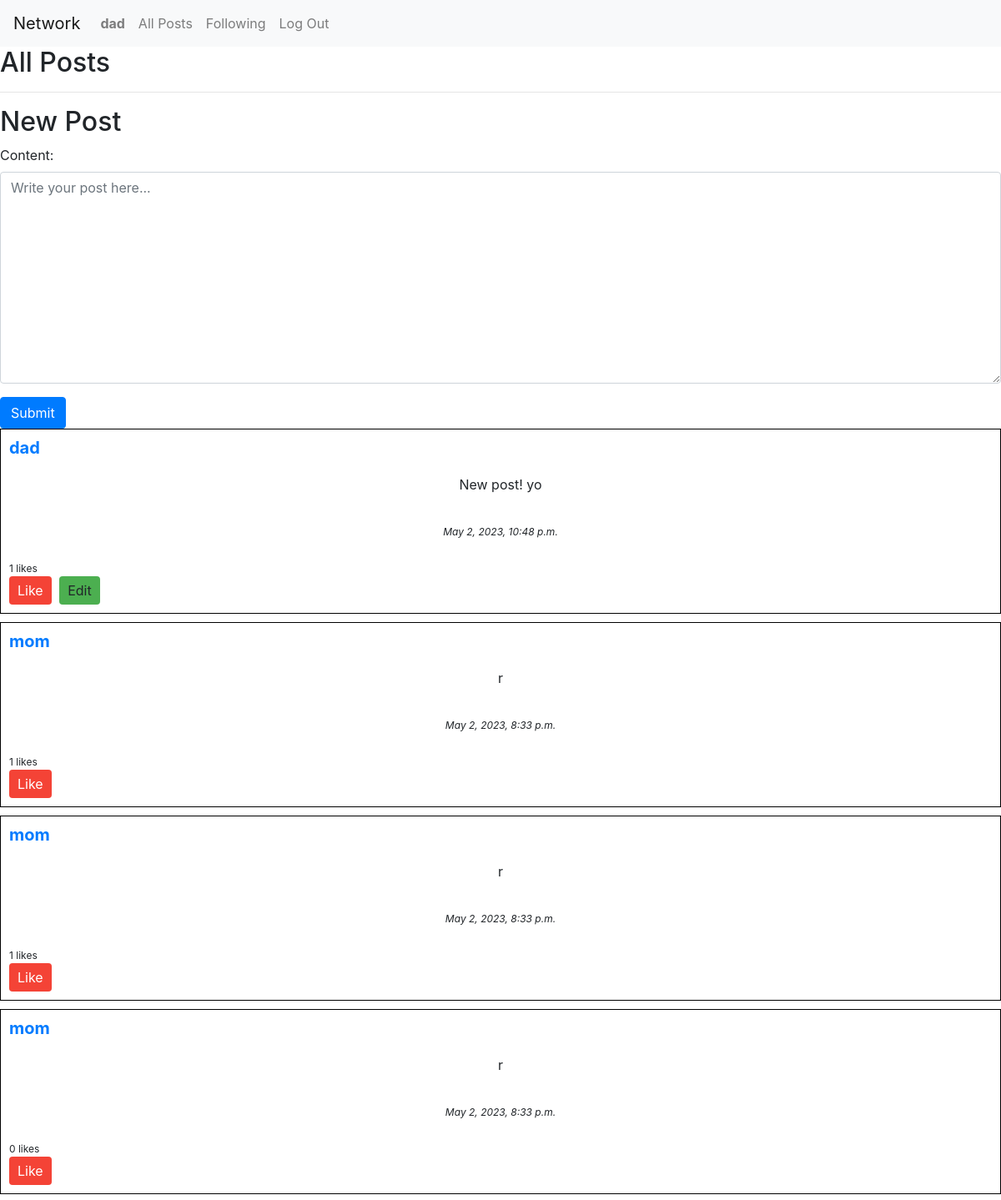
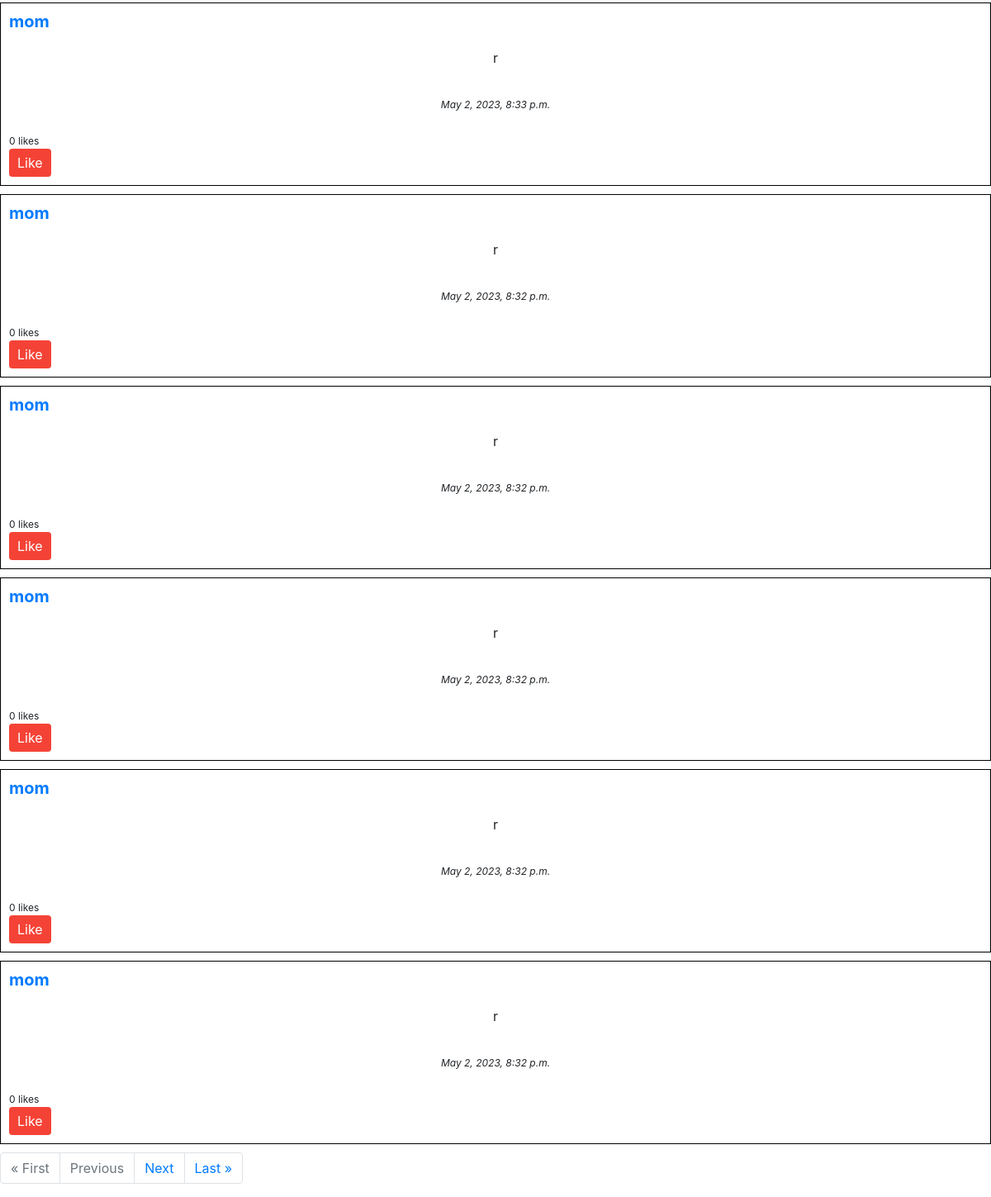
Page / (signed in) on the committed database (2 pictures, top to bottom).
### network/models.py (models this page shows, shortened)
class User(AbstractUser):
    def save(self, *args, **kwargs):
        if not self.pk:
            super(User, self).save(*args, **kwargs)
            profile = Profile(user=self)  # Create a new Profile object
            profile.save()  # Save the Profile object
        else:
            super(User, self).save(*args, **kwargs)  # Save the user object

class Post(models.Model):
    user = models.ForeignKey(User, on_delete=models.CASCADE)
    content = models.TextField()
    timestamp = models.DateTimeField(auto_now_add=True)
    likes = models.ManyToManyField(
        User, related_name='liked_posts', blank=True)

### network/views.py (the view)
# urls.py: path("", views.index, name="index"),
def index(request):
    if request.method == 'POST':
        form = NewPostForm(request.POST)
        if form.is_valid():
            post = form.save(commit=False)
            post.user = request.user
            post.save()
            return HttpResponseRedirect(reverse('index'))
    else:
        form = NewPostForm()
    posts = Post.objects.all().order_by('-timestamp')
    paginator = Paginator(posts, 10)
    page = request.GET.get('page')
    posts = paginator.get_page(page)
    return render(request, 'network/index.html', {'form': form, 'posts': posts})

### network/forms.py
class NewPostForm(forms.ModelForm):
    class Meta:
        model = Post
        fields = ['content']
        widgets = {
            'content': forms.Textarea(attrs={'class': 'form-control', 'placeholder': 'Write your post here...'}),
        }

### network/templates/network/index.html (shortened to what this page needs)
{% extends "network/layout.html" %} {% block body %}
<h2>All Posts</h2>
<hr />
{% if user.is_authenticated %}
<h2>New Post</h2>
<form method="post" action="{% url 'index' %}">
  {% csrf_token %} {{ form.as_p }}
  <button type="submit" class="btn btn-primary">Submit</button>
</form>
{% endif %} {% for post in posts %} {% include 'network/post.html' %} {% endfor %}
<nav aria-label="Page navigation">
  <ul class="pagination">
    {% if posts.has_previous %}
    <li class="page-item">
      <a class="page-link" href="?page=1">&laquo; First</a>
    </li>
    <li class="page-item">
      <a class="page-link" href="?page={{ posts.previous_page_number }}">Previous</a>
    </li>
    {% else %}
    <li class="page-item disabled">
      <a class="page-link" href="#">&laquo; First</a>
    </li>
    <li class="page-item disabled">
      <a class="page-link" href="#">Previous</a>
    </li>
    {% endif %} {% if posts.has_next %}
    <li class="page-item">
      <a class="page-link" href="?page={{ posts.next_page_number }}">Next</a>
    </li>
    <li class="page-item">
      <a class="page-link" href="?page={{ posts.paginator.num_pages }}">Last &raquo;</a>
    </li>
    {% endif %}
  </ul>
</nav>
{% endblock %}

### network/templates/network/layout.html (shortened to what this page needs)
{% load static %}
<!DOCTYPE html>
<html lang="en">
  <head>
    <link
      rel="stylesheet"
      href="https://stackpath.bootstrapcdn.com/bootstrap/4.4.1/css/bootstrap.min.css"
    />
    <link href="{% static 'network/styles.css' %}" rel="stylesheet" />
  </head>
  <body>
    <nav class="navbar navbar-expand-lg navbar-light bg-light">
      <a class="navbar-brand" href="#">Network</a>
      <div>
        <ul class="navbar-nav mr-auto">
          {% if user.is_authenticated %}
          <li class="nav-item">
            <a class="nav-link" href="{% url 'profile' username=user.username %}"
              ><strong>{{ user.username }}</strong></a
            >
          </li>
          {% endif %}
          <li class="nav-item">
            <a class="nav-link" href="{% url 'index' %}">All Posts</a>
          </li>
          {% if user.is_authenticated %}
          <li class="nav-item">
            <a class="nav-link" href="{% url 'following' %}">Following</a>
          </li>
          <li class="nav-item">
            <a class="nav-link" href="{% url 'logout' %}">Log Out</a>
          </li>
          {% endif %}
        </ul>
      </div>
    </nav>
    <div class="body">{% block body %} {% endblock %}</div>
  </body>
</html>

### network/templates/network/post.html (shortened to what this page needs)
<div class="post" data-post-id="{{ post.id }}">
  <h3><a href="{% url 'profile' post.user.username %}">{{ post.user.username }}</a></h3>
  <p id="post-content">{{ post.content }}</p>
  <p class="post-date">{{ post.timestamp|date:"F j, Y, P" }}</p>
  <div class="post-likes"><span class="like-count">{{ post.likes.count }}</span> likes</div>
  <button class="btn btn-primary like-btn" data-post-id="{{ post.id }}">Like</button>
  {% if request.user == post.user %}
  <a class="btn btn-primary edit-btn">Edit</a>
  {% endif %}
</div>

### network/static/network/styles.css (style rules this page uses)
.post p { text-align: center; padding: 10px; }
.post { border: 1px solid black; padding: 10px; margin-bottom: 10px; }
.post h3 { font-size: 20px; font-weight: bold; margin-bottom: 10px; }
.post .post-date { font-style: italic; font-size: 12px; margin-top: 5px; }
.like-btn { background-color: #f44336; color: white; border: none; padding: 5px 10px; margin-right: 5px; cursor: pointer; }
.edit-btn { background-color: #4CAF50; color: white; border: none; padding: 5px 10px; margin-right: 5px; cursor: pointer; }
.post-likes { font-size: 12px; margin-top: 5px; }

### rows in the picture
User: username "dad"
Post: user.username "dad", content "New post! yo", timestamp "May 2, 2023, 10:48 p.m.", likes.count "1", shows "Edit"
Post: user.username "mom", content "r", timestamp "May 2, 2023, 8:33 p.m.", likes.count "1"
Post: user.username "mom", content "r", timestamp "May 2, 2023, 8:33 p.m.", likes.count "1"
Post: user.username "mom", content "r", timestamp "May 2, 2023, 8:33 p.m.", likes.count "0"
Post: user.username "mom", content "r", timestamp "May 2, 2023, 8:33 p.m.", likes.count "0"
Post: user.username "mom", content "r", timestamp "May 2, 2023, 8:32 p.m.", likes.count "0"
Post: user.username "mom", content "r", timestamp "May 2, 2023, 8:32 p.m.", likes.count "0"
Post: user.username "mom", content "r", timestamp "May 2, 2023, 8:32 p.m.", likes.count "0"
Post: user.username "mom", content "r", timestamp "May 2, 2023, 8:32 p.m.", likes.count "0"
Post: user.username "mom", content "r", timestamp "May 2, 2023, 8:32 p.m.", likes.count "0"
